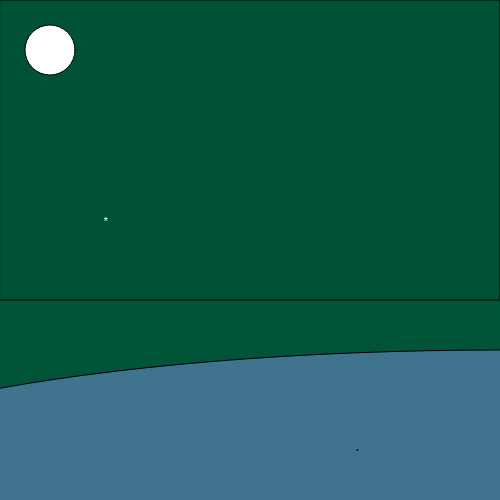
Frame 1 (no input)
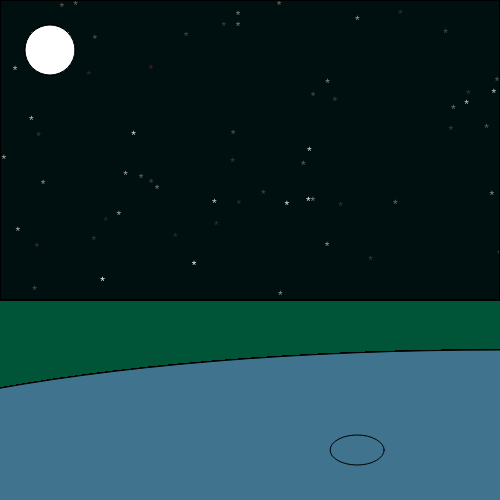
Frame 60 (no input)
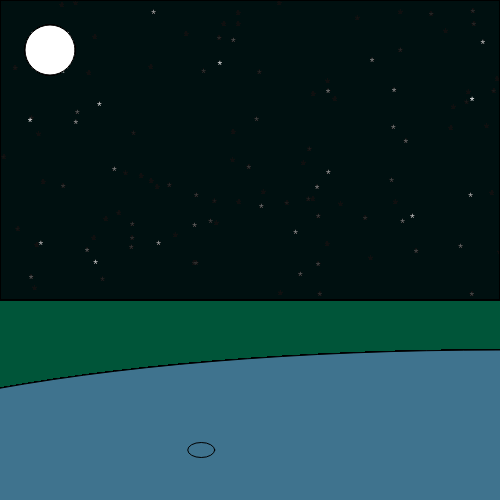
Frame 120 (the mouse pressed at the canvas centre since frame 60)

The p5.js sketch that drew these frames (run headless with seeded random() and noise() and a simulated clock; from frame 60 on, the mouse is pressed at the canvas centre):

// p5.js sketch
// ── sketch.js
// NightPond (p5.js 2.3.4 port of a #p5t Processing sketch)
// https://github.com/madparker/-p5t/blob/main/%23p5t/ArtSketch/08_03_2020/NightPond/NightPond.pde
// #p5t/ArtSketch/08_03_2020/NightPond/NightPond.pde

let i = 0,
  f = 0,
  o = 50,
  x = 500,
  b = 300;

function setup() {
  createCanvas(500, 500);
  colorMode(HSB, 9);
  background(4, 9, 3);
  stroke(0);
}

function draw() {
  f += 0.1;
  if (f % 9 < 0.15) i = random(x);
  fill(0, 0.3);
  rect(0, 0, x, b);
  fill(9);
  circle(o, o, o);
  push();
  noStroke(); // Processing never strokes text
  text('*', random(x), random(b));
  pop();
  fill(5, 5, 5);
  ellipse(x, x, x * 3, b);
  ellipse(i, 450, (f % 9) * 9, (f % 9) * 5);
}

// ---- Original Processing source: #p5t/ArtSketch/08_03_2020/NightPond/NightPond.pde
/*
float i,f,o=50,x=500,b=300;
void setup(){size(500,500);colorMode(HSB,9);background(4,9,3);stroke(0);}
void draw(){f+=.1;if(f%9<.15)i=random(x);fill(0,.3);rect(0,0,x,b);fill(9);circle(o,o,o);text('*',random(x),random(b));fill(5,5,5);ellipse(x,x,x*3,b);ellipse(i,450,f%9*9,f%9*5);}
*/
